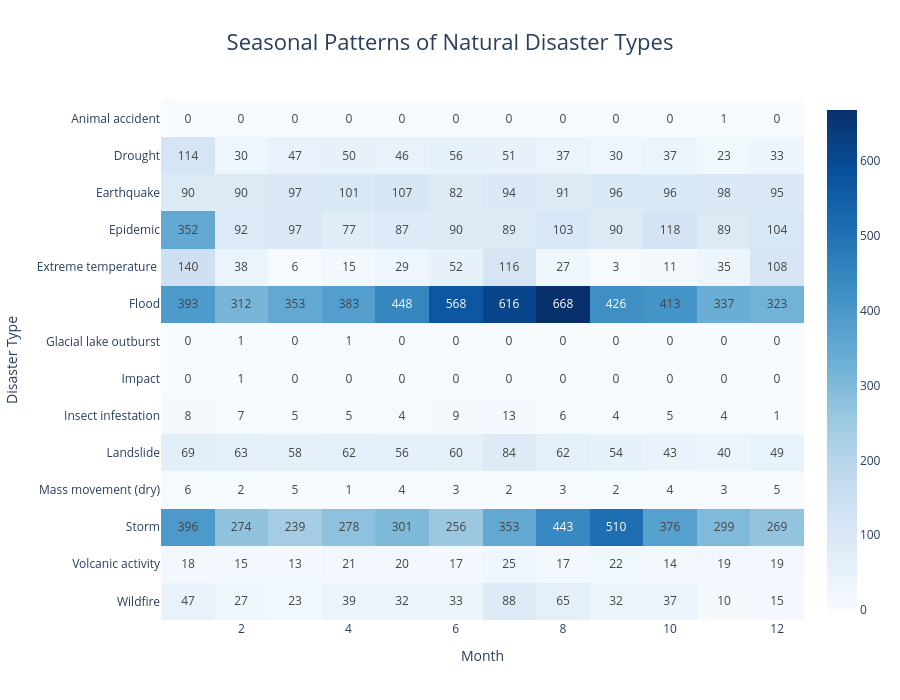

The notebook cell this image was saved under:
### Code cell
fig = px.imshow(
    heatmap_data,
    text_auto=True,
    aspect="auto",
    color_continuous_scale="Blues",
    title="Seasonal Patterns of Natural Disaster Types"
)

fig.update_layout(
    template="plotly_white",
    title={
        "text": "Seasonal Patterns of Natural Disaster Types",
        "x": 0.5,
        "font": {"size": 22}
    },
    xaxis_title="Month",
    yaxis_title="Disaster Type",
    height=700
)

fig.show()

### Figure 1 — Plotly figure (JSON) as saved in the notebook; plotly's stock layout.template omitted (floating-point values rounded to 4 significant figures; data arrays with more than 128 entries replaced by an {"elided": "..."} marker saying what was removed)
{"data": [{"coloraxis": "coloraxis", "hovertemplate": "Start Month: %{x}<br>Disaster Type: %{y}<br>color: %{z}<extra></extra>", "name": "0", "texttemplate": "%{z}", "type": "heatmap", "x": [1, 2, 3, 4, 5, 6, 7, 8, 9, 10, 11, 12], "xaxis": "x", "y": ["Animal accident", "Drought", "Earthquake", "Epidemic", "Extreme temperature ", "Flood", "Glacial lake outburst", "Impact", "Insect infestation", "Landslide", "Mass movement (dry)", "Storm", "Volcanic activity", "Wildfire"], "yaxis": "y", "z": {"elided": "14x12 float values"}}], "layout": {"coloraxis": {"autocolorscale": false, "colorscale": [[0, "rgb(247,251,255)"], [0.125, "rgb(222,235,247)"], [0.25, "rgb(198,219,239)"], [0.375, "rgb(158,202,225)"], [0.5, "rgb(107,174,214)"], [0.625, "rgb(66,146,198)"], [0.75, "rgb(33,113,181)"], [0.875, "rgb(8,81,156)"], [1, "rgb(8,48,107)"]]}, "height": 700, "title": {"font": {"size": 22}, "text": "Seasonal Patterns of Natural Disaster Types", "x": 0.5}, "xaxis": {"anchor": "y", "domain": [0, 1], "title": {"text": "Month"}}, "yaxis": {"anchor": "x", "autorange": "reversed", "domain": [0, 1], "title": {"text": "Disaster Type"}}}}
